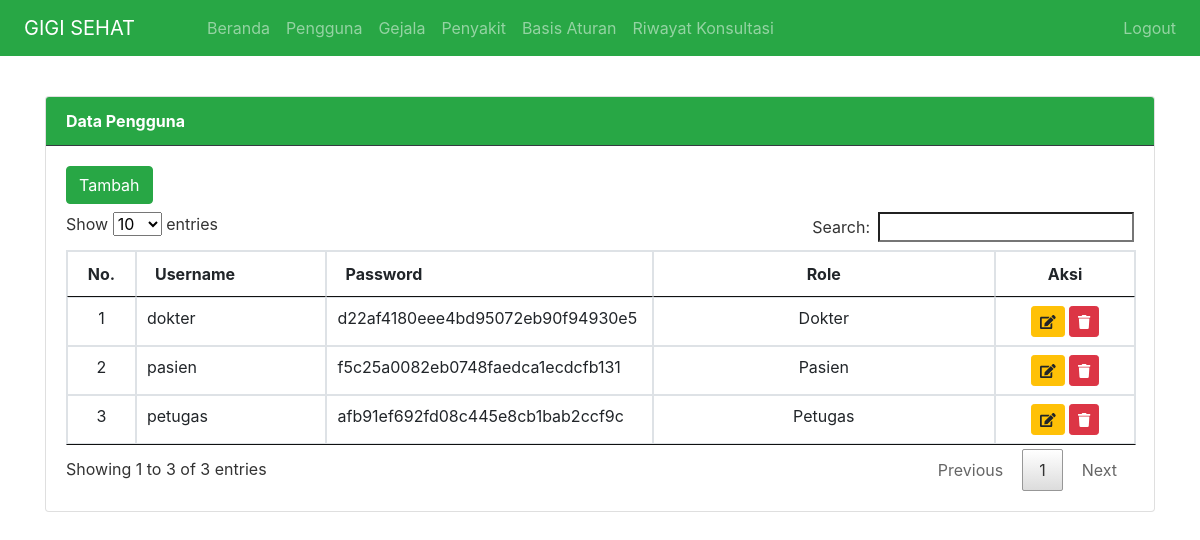
The app's page /index.php?page=users (signed in) with its own data.
### tables this page shows
CREATE TABLE `users` (
  `idusers` int NOT NULL,
  `username` varchar(25) NOT NULL,
  `password` varchar(255) NOT NULL,
  `role` varchar(11) NOT NULL
);

### views/users/users.php (the view, shortened to what this page needs)
<!DOCTYPE html>
<html lang="en">
<head>
</head>
<body>
    <div class="card">
        <div class="card-header bg-success text-white border-dark"><strong>Data Pengguna</strong></div>
        <div class="card-body">
            <a class="btn btn-success mb-2" href="?page=users&action=tambah">Tambah</a>
            <table class="table table-bordered" id="myTable">
                <thead>
                    <tr>
                        <th width="30px" class="text-center">No.</th>
                        <th width="150px">Username</th>
                        <th width="200px">Password</th>
                        <th width="300px" class="text-center">Role</th>
                        <th width="100px" class="text-center">Aksi</th>
                    </tr>
                </thead>
                <tbody>
                    <?php
                    $no = 1;
                    $sql = "SELECT*FROM users ORDER BY username ASC";
                    $result = $koneksi->query($sql);
                    while ($row = $result->fetch_assoc()) {
                    ?>
                        <tr>
                            <td class="text-center"><?php echo $no++; ?></td>
                            <td><?php echo $row['username']; ?></td>
                            <td><?php echo $row['password']; ?></td>
                            <td class="text-center"><?php echo $row['role']; ?></td>
                            <td class="text-center ">
                                <a class="btn btn-warning btn-sm " href="?page=users&action=update&id=<?php echo $row['idusers']; ?>">
                                    <i class="fas fa-edit"></i>
                                </a>
                                <a onclick="return confirm('Yakin menghapus data ini ?')" class="btn btn-danger btn-sm" href="?page=users&action=hapus&id=<?php echo $row['idusers']; ?>">
                                    <i class="fas fa-trash"></i>
                                </a>
                            </td>
                        </tr>
                    <?php
                    }
                    ?>
                </tbody>
            </table>
        </div>
    </div>
</body>
</html>

### assets/css/all.css (style rules this page uses)
.fa-edit:before { content:"\f044" }
.fa-trash:before { content:"\f1f8" }

### records on screen
users: username "dokter", password "d22af4180eee4bd95072eb90f94930e5", role "Dokter"
users: username "pasien", password "f5c25a0082eb0748faedca1ecdcfb131", role "Pasien"
users: username "petugas", password "afb91ef692fd08c445e8cb1bab2ccf9c", role "Petugas"
